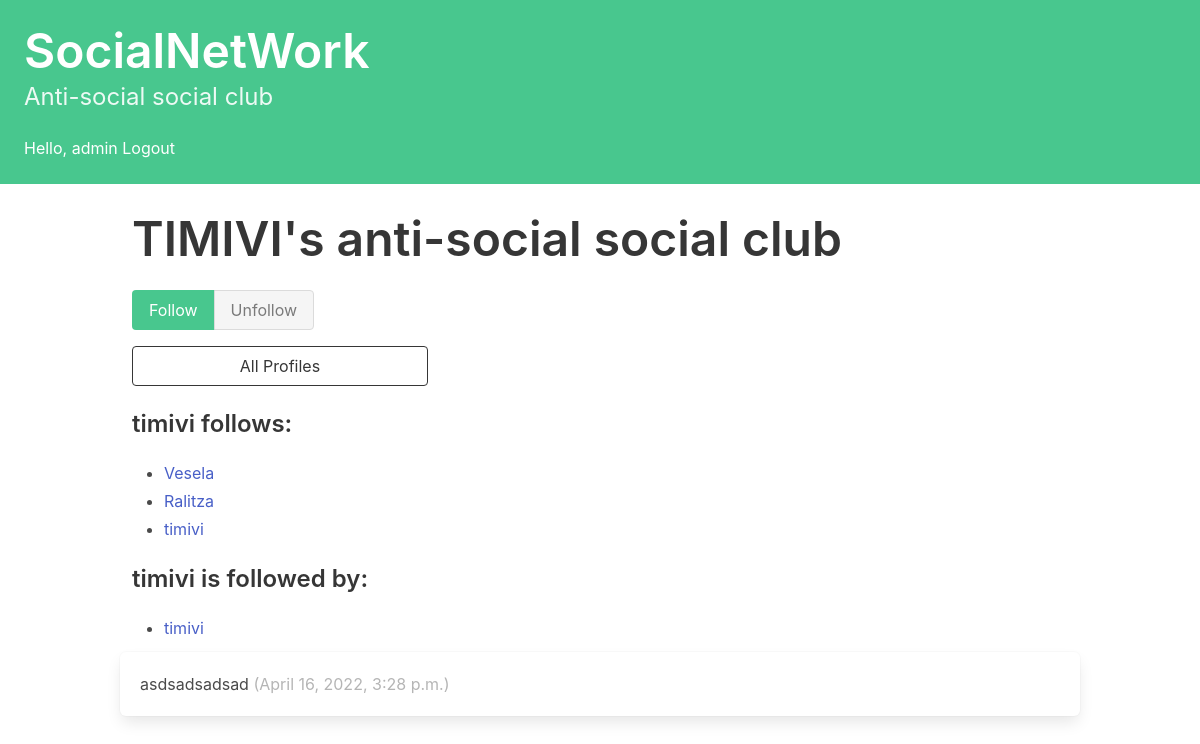
The page /profile/7 (signed in) on the database its author committed.
### socialNetWork/models.py (models this page shows, shortened)
class Profile(models.Model):
    user = models.OneToOneField(User, on_delete=models.CASCADE)
    follows = models.ManyToManyField(
        "self",
        related_name="followed_by",
        symmetrical=False,
        blank=True
    )
    def __str__(self):
        return self.user.username

class Post(models.Model):
    user = models.ForeignKey(
        User, related_name="posts", blank=True, null=True, on_delete=models.DO_NOTHING
    )
    body = models.CharField(max_length=140)
    created_at = models.DateTimeField(auto_now_add=True)
    liked = models.ManyToManyField('Profile', related_name='liked_posts')
    test = models.OneToOneField(Profile, on_delete=models.CASCADE, blank=True, null=True)

### socialNetWork/views.py (the view, shortened to what this page needs)
# urls.py: path("profile/<int:pk>", profile, name="profile"),
@login_required(login_url='socialNetWork:login')
def profile(request, pk):
    profile = Profile.objects.get(pk=pk)
    return render(request, "profile.html", {"profile": profile})

### socialNetWork/templates/profile.html (shortened to what this page needs)
{% extends 'base.html' %}
{% block content %}
<div class="column">
    <div class="block">
    <h1 class="title is-1">
        {{profile.user.username|upper}}'s anti-social social club
    </h1>
    </div>
</div>
<div class="column is-one-third">
    <form method="post">
    <div class="buttons has-addons">
    {% if profile in user.profile.follows.all %}
        <button class="button is-success is-static">Follow</button>
        <button class="button is-danger" name="follow" value="unfollow">
            Unfollow
        </button>
    {% else %}
        <button class="button is-success" name="follow" value="follow">
            Follow
        </button>
        <button class="button is-danger is-static">Unfollow</button>
    {% endif %}
    </div>
</form>
    <div class="block">
        <a href="{% url 'socialNetWork:profile_list' %}">
            <button class="button is-dark is-outlined is-fullwidth">
                All Profiles
            </button>
        </a>
    </div>
    <div class="block">
        <h3 class="title is-4">
            {{profile.user.username}} follows:
        </h3>
        <div class="content">
            <ul>
            {% for following in profile.follows.all %}
                <li>
                    <a href="#">
                        {{ following }}
                    </a>
                </li>
            {% endfor %}
            </ul>
        </div>
    </div>
    <div class="block">
        <h3 class="title is-4">
            {{profile.user.username}} is followed by:
        </h3>
        <div class="content">
            <ul>
            {% for follower in profile.followed_by.all %}
                <li>
                    <a href="#">
                        {{ follower }}
                    </a>
                </li>
            {% endfor %}
            </ul>
        </div>
    </div>
</div>
<div class="content">
    {% for post in profile.user.posts.all %}
        <div class="box">
            {{ post.body }}
            <span class="is-small has-text-grey-light">
                ({{ post.created_at }})
            </span>
        </div>
    {% endfor %}
</div>
{% endblock content %}

### socialNetWork/templates/base.html (shortened to what this page needs)
<html lang="en">
<head>
    <link rel="stylesheet"
          href="https://cdn.jsdelivr.net/npm/bulma@0.9.3/css/bulma.min.css">
</head>
<body>
    <section class="hero is-small is-success mb-4">
        <div class="hero-body">
            <h1 class="title is-1"><a href="{% url 'socialNetWork:dashboard' %} ">SocialNetWork</a></h1>
            <p class="subtitle is-4">
                Anti-social social club
            </p>
            {% if request.user.is_anonymous == False%}
        <span>Hello, {{request.user}}</span>
        <span><a href="{% url 'socialNetWork:logout' %}">Logout</a></span>
    {% endif %}
        </div>
    </section>
    <div class="container">
    <div>
        {% block content %}
        {% endblock content %}
    </div>
    </div>
</body>
</html>

### rows shown on the page
Profile: user.username "TIMIVI", user.username "timivi"
Profile: user.username "Vesela"
Profile: user.username "Ralitza"
Post: body "asdsadsadsad", created_at "April 16, 2022, 3:28 p.m."

### other values the page prints
{{ request.user }} "admin"
